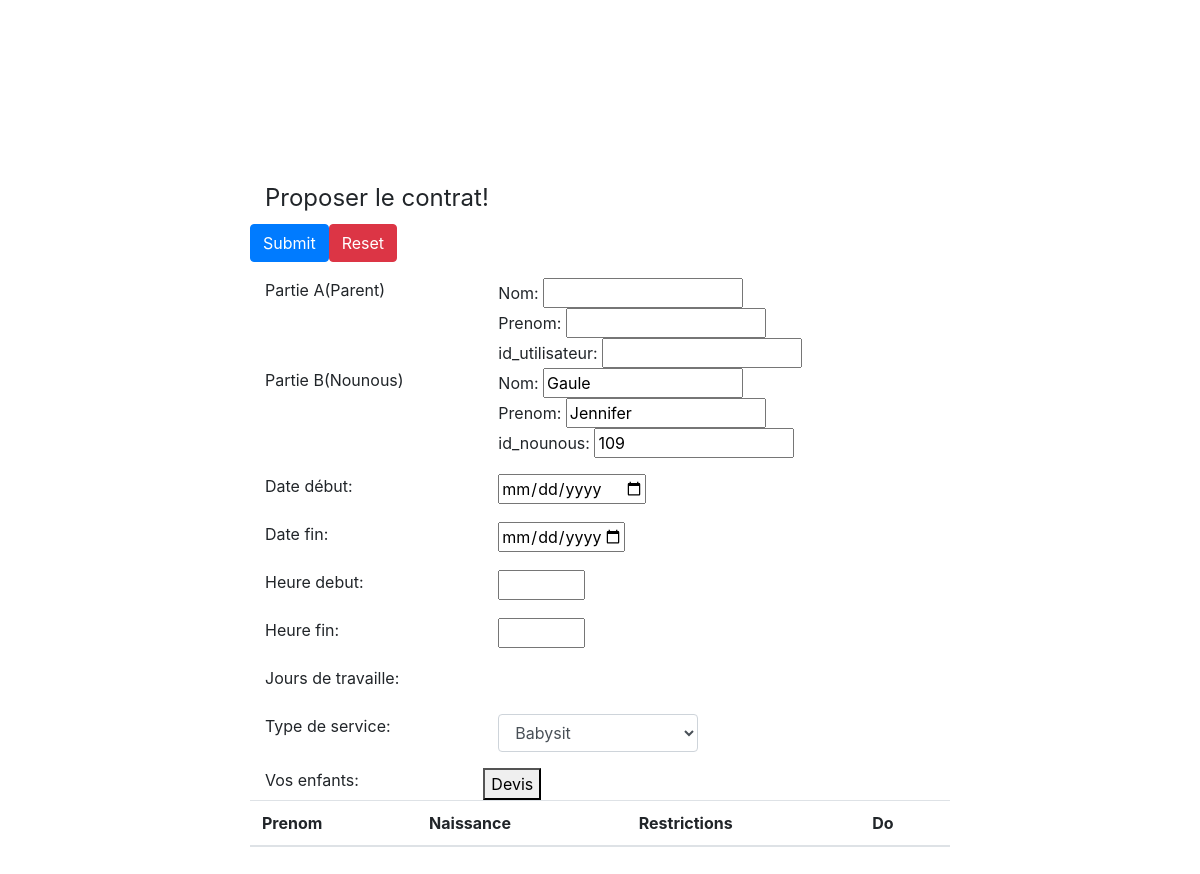
/proposer_contrat.php?id_nounous=109, run on an earlier commit of the app's database.
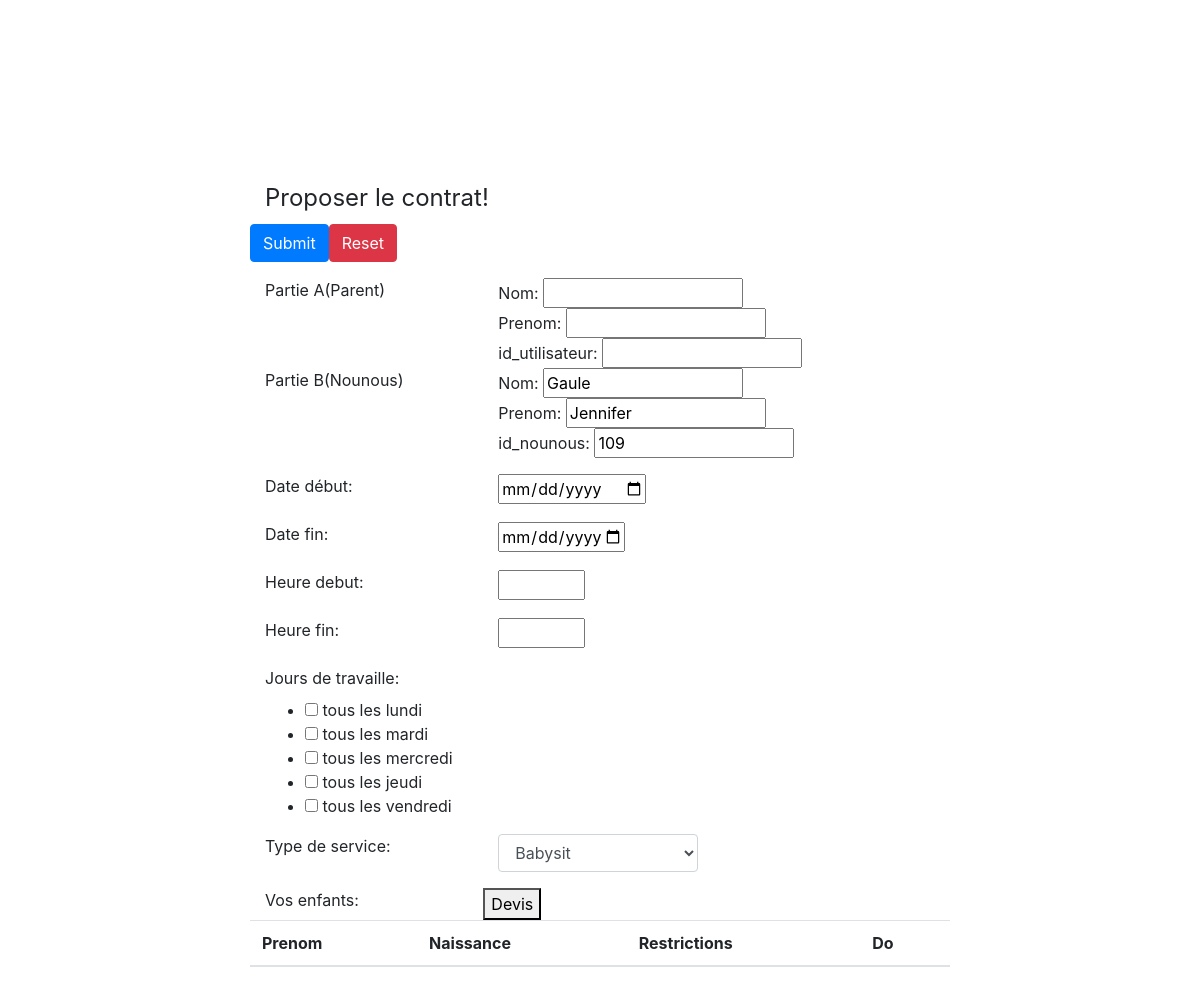
And on a later commit of the database.
### proposer_contrat.php (the view, shortened to what the changed rows need)
<?php
    $DB_conn = mysqli_connect ('localhost','solange','abc1234567','nounous');
    $sql2="select * from nounous where id_nounous=".$_GET['id_nounous'].";";
    $DB = mysqli_query($DB_conn,$sql2);
    if ($DB){
        $temp2 = mysqli_fetch_array ($DB,MYSQLI_ASSOC);
    }
?>
<!DOCTYPE html>
<html lang="en">
<head>
    <link rel="stylesheet" href="css/bootstrap.css">
    <link rel="stylesheet" href="css/form.css">
    <link rel="stylesheet" href="css/main.css">
</head>
<body style="background: white;">
<div id="C" class="container">
    <form role="form" action="./contrat_DB.php" method="post" name="contrat" >
            <fieldset>
                <ul >
                    <?php
                      foreach (explode(",",$temp2['jour']) as $day) {
                        if ($day=='1') {
                          echo "<li class='jour'><input type='checkbox' id='jour' name='jour[]' value='1' /> tous les lundi</li>";
                        }
                        if ($day=='2') {
                          echo "<li class='jour'><input type='checkbox' id='jour' name='jour[]' value='2' /> tous les mardi</li>";
                        }
                        if ($day=='3') {
                          echo "<li class='jour'><input type='checkbox' id='jour' name='jour[]' value='3' /> tous les mercredi</li>";
                        }
                        if ($day=='4') {
                          echo "<li class='jour'><input type='checkbox' id='jour' name='jour[]' value='4' /> tous les jeudi</li>";
                        }
                        if ($day=='5') {
                          echo "<li class='jour'><input type='checkbox' id='jour' name='jour[]' value='5' /> tous les vendredi</li>";
                        }
                      }
                    ?>
                </ul>
                <div class="form-group row">
                    <?php
                        echo "<table class='table table-striped'>";
                        echo "<thead>";
                        echo "<tr>";
                        echo "<th>Prenom</th>";
                        echo "<th>Naissance</th>";
                        echo "<th>Restrictions</th>";
                        echo "<th>Do</th>";
                        echo "</tr>";
                        echo "</thead>";
                    ?>
                </div>
            </fieldset>
        </form>
  </div>
</body>
</html>

What changed in the data, as far as the page shows it:
changed nounous "Gaule": jour "8" → "1,2,3,4,5" (drawn)
Also different on the page:
new list line: "☐ tous les lundi"
new list line: "☐ tous les mardi"
new list line: "☐ tous les mercredi"
new list line: "☐ tous les jeudi"
new list line: "☐ tous les vendredi"
